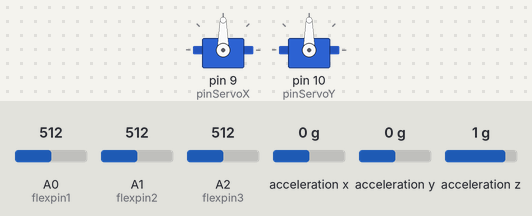
A sketch run on a simulated Arduino Uno, built with avr-gcc and run on an emulated ATmega328P. Parts: 2 × servo. Wiring (inferred from the names in the program): ADXL345 accelerometer at I2C address 0x53. The inputs (shaded band) are chosen by the test bench; at power-on: A0 (flexpin1) = 512, acceleration x 0 g, A2 (flexpin3) = 512, A1 (flexpin2) = 512, acceleration y 0 g, acceleration z 1 g. What the sketch prints to the serial monitor is not drawn.

Above: at 2.7 s.
2.8 s: A0 (flexpin1) set to 811
4.3 s: A0 (flexpin1) set to 828
At 5.7 s:
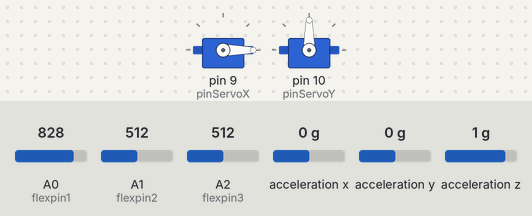
6.0 s: acceleration x set to 0.8 g
At 6.8 s:
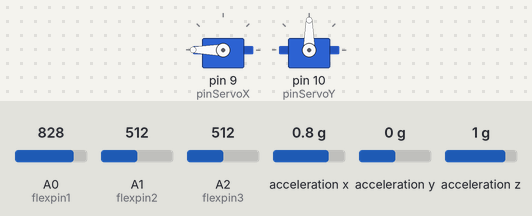
7.5 s: A2 (flexpin3) set to 109
10.5 s: A2 (flexpin3) set to 88
13.5 s: A1 (flexpin2) set to 815
15.0 s: A1 (flexpin2) set to 839
Timing chart, 0 to 17.5 s (numbered marks = the images above; inputs shaded):
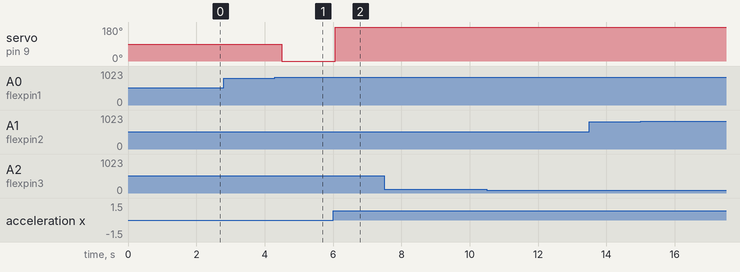

Measured:
- the behaviour switches between 819 and 820 on A0 (flexpin1) (found by bisection; images 0 and 1)
- after the input at 2.8 s, every drawn part: stays the same
- after the input at 4.3 s, servo on pin 9 (pinServoX): 90° → 0° after 0.20 s
- after the input at 6.0 s, servo on pin 9 (pinServoX): 0° → 180° after 0.07 s
- after the input at 7.5 s, every drawn part: stays the same
- after the input at 10.5 s, every drawn part: stays the same
- after the input at 13.5 s, every drawn part: stays the same
- after the input at 15.0 s, every drawn part: stays the same

The sketch:

middle_speaking_fucking_gyro_flex_servo__1_.ino
```cpp
#include <Wire.h>
#include <Servo.h>

#define I2C_Address 0x53

//ADXL345 register address
#define POWER_CTL 0x2D
#define DATA_FORMAT 0x31
#define X_axis 0x32
#define Y_axis 0x34
#define Z_axis 0x36

#define Range_2g 0
#define Range_4g 1
#define Range_8g 2
#define Range_16g 3

int pinServoX = 9;
int pinServoY = 10;

int flexpin1 = A0;
int flexpin2 = A1;
int flexpin3 = A2;

Servo myServoX;
Servo myServoY;

void setup() {
  Wire.begin();                 // 센서 작동 시작
  Serial.begin(9600);           // 통신속도 9600으로 설정
  Init_ADXL345(Range_2g);

  {
    myServoX.attach(pinServoX);
    myServoY.attach(pinServoY);
  delay(1500);
  }
}

void loop() {

  int flexVal1;
  int flexVal2;
  int flexVal3;

  flexVal1 = analogRead(flexpin1);
  flexVal2 = analogRead(flexpin2);
  flexVal3 = analogRead(flexpin3);

  /*
   myServoX.write(Read_Axis(X_axis));
  myServoY.write(Read_Axis(Y_axis));
  */

  //3축 출력
  Serial.print("X: ");
  Serial.print(Read_Axis(X_axis));
  Serial.print("  Y: ");
  Serial.print(Read_Axis(Y_axis));
  Serial.print("  Z: ");
  Serial.print(Read_Axis(Z_axis));

  Serial.print("   플1: ");
  Serial.print(flexVal1);
  Serial.print("플2: ");
  Serial.print(flexVal2);
  Serial.print("플3: ");
  Serial.println(flexVal3);

  delay(100);

  if(flexVal1 >= 820 && flexVal2 < 830 && flexVal3 < 920){
    myServoX.write(Read_Axis(X_axis));
  }if (flexVal1 < 820 && flexVal2 >= 830 && flexVal3 < 920){
    myServoY.write(Read_Axis(X_axis));
  }if(flexVal1 >= 820 && flexVal2 >= 830 && flexVal3 >= 920){
    myServoX.write(Read_Axis(X_axis));
    myServoY.write(Read_Axis(X_axis));
  }
}

//I2C인터페이스를 통해 축을 읽음
int Read_Axis(byte a){
  int data;

  Wire.beginTransmission(I2C_Address);
  Wire.write(a);
  Wire.endTransmission();

  Wire.beginTransmission(I2C_Address);
  Wire.requestFrom(I2C_Address, 2);

  if(Wire.available()){
    data=(int)Wire.read();
    data=data|(Wire.read()<<8);
  }
  else{
   data=0;
  }

  Wire.endTransmission();
  return data;
}

//ADXL345 초기화
void Init_ADXL345(byte r){

  Wire.beginTransmission(I2C_Address);

  //감도설정
  Wire.write(DATA_FORMAT);
  Wire.write(r);
  Wire.endTransmission();

  //측정모드로 전환
  Wire.beginTransmission(I2C_Address);
  Wire.write(POWER_CTL);
  Wire.write(0x08);
  Wire.endTransmission();
}
```
